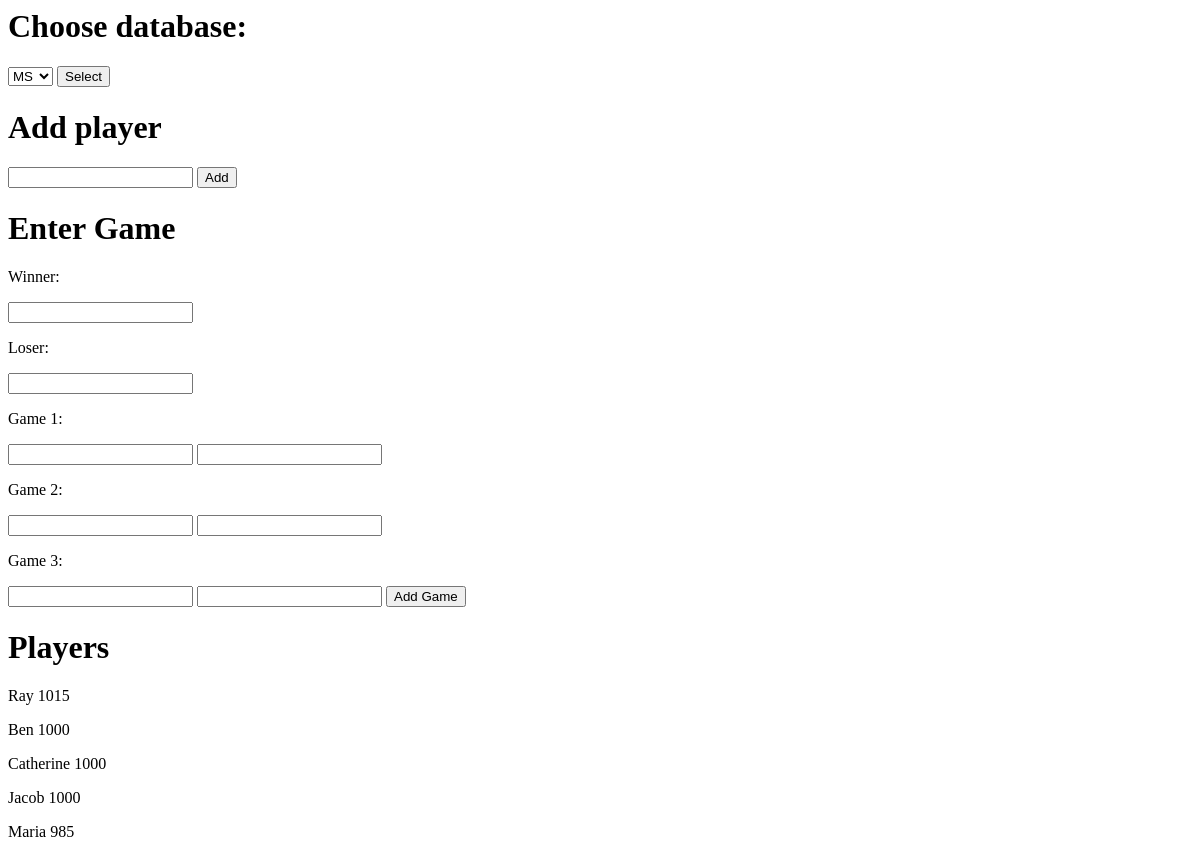
Before: / with the older database file.
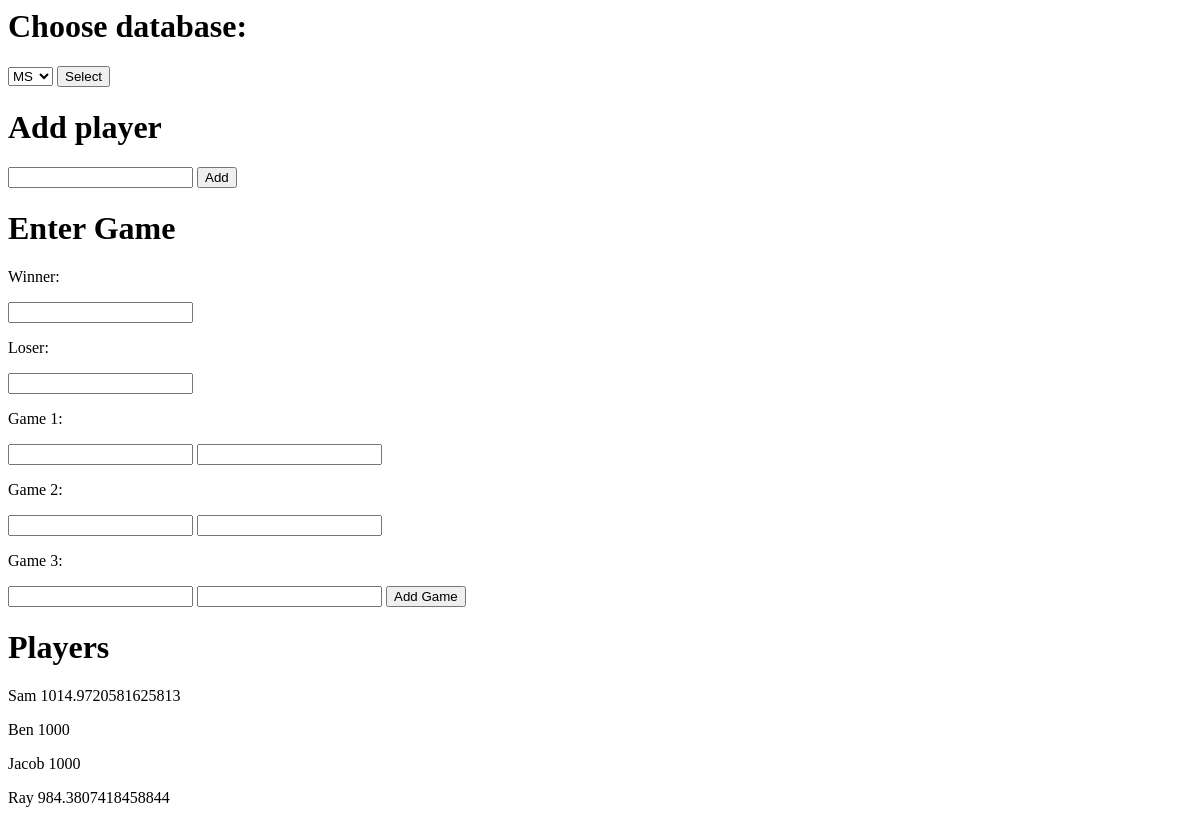
After: the same page with the newer database file.
### flask-backend/app/badrank.py (models this page shows)
class Player(db.Model):
    elo = db.Column(db.Integer, nullable=False) # ELO Data
    name = db.Column(db.String(80), unique=True, nullable=False, primary_key=True) # Name Data

### flask-backend/app/badrank.py (the view)
@app.route("/", methods=["GET","POST"])
def home():
    if request.form:
        player = Player(elo=1000, name=request.form.get("name"))
        db.session.add(player)
        db.session.commit()
    players = Player.query.order_by(Player.elo.desc()).all() # query all players in descending order
    return render_template("home.html", players=players)

### flask-backend/app/templates/home.html (shortened to what this page needs)
<html>
  <body>
    <h1>Choose database:</h1>
    <form method="POST" action="/setDB">
        <select name="dbName">
                <option value="ms">MS</option>
        </select>
        <input type="submit" value="Select">
    </form>
    <h1>Add player</h1>
    <form method="POST" action="/">
        <input type="text" name="name">
        <input type="submit" value="Add">
    </form>
    <h1>Enter Game</h1>
    <form method="POST" action="/update">
        <p>Winner:</p>
        <input type="text" name="winner">
        <p>Loser:</p>
        <input type="text" name="loser">
        <p>Game 1:</p>
        <input type="number" name="g1p1">
        <input type="number" name="g1p2">
        <p>Game 2:</p>
        <input type="number" name="g2p1">
        <input type="number" name="g2p2">
        <p>Game 3:</p>
        <input type="number" name="g3p1">
        <input type="number" name="g3p2">
        <input type="submit" value="Add Game">
    </form>
    <h1>Players</h1>
    {% for player in players %}
      <p>{{player.name}} {{player.elo}}</p>
    {% endfor %}
  </body>
</html>

Changed rows visible on the page:
removed Player: name "Catherine", elo "1000"
removed Player: name "Maria", elo "985"
added Player: name "Sam", elo "1014.9720581625813"
changed Player "Ray": elo "1015" → "984.3807418458844"; moves down the list
